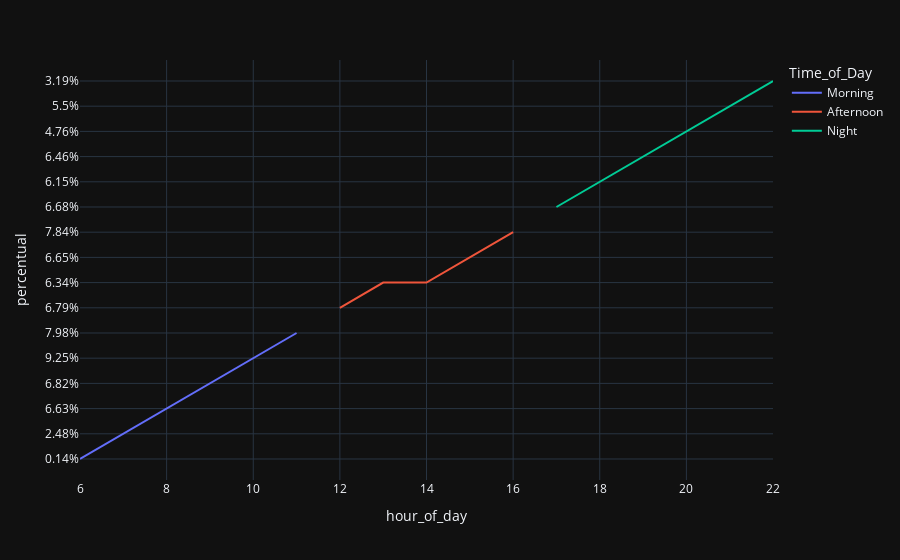

This figure's notebook cell:
### Code cell
df_grafico_hora = px.line(
    df_hora,
    x='hour_of_day',
    y='percentual',
    color='Time_of_Day'
)
df_grafico_hora.show()

### Figure 1 — Plotly figure (JSON) as saved in the notebook; plotly's stock layout.template omitted (floating-point values rounded to 4 significant figures)
{"data": [{"hovertemplate": "Time_of_Day=Morning<br>hour_of_day=%{x}<br>percentual=%{y}<extra></extra>", "legendgroup": "Morning", "line": {"color": "#636efa", "dash": "solid"}, "marker": {"symbol": "circle"}, "mode": "lines", "name": "Morning", "orientation": "h", "showlegend": true, "x": [6, 7, 8, 9, 10, 11], "xaxis": "x", "y": ["0.14%", "2.48%", "6.63%", "6.82%", "9.25%", "7.98%"], "yaxis": "y", "type": "scatter"}, {"hovertemplate": "Time_of_Day=Afternoon<br>hour_of_day=%{x}<br>percentual=%{y}<extra></extra>", "legendgroup": "Afternoon", "line": {"color": "#EF553B", "dash": "solid"}, "marker": {"symbol": "circle"}, "mode": "lines", "name": "Afternoon", "orientation": "h", "showlegend": true, "x": [12, 13, 14, 15, 16], "xaxis": "x", "y": ["6.79%", "6.34%", "6.34%", "6.65%", "7.84%"], "yaxis": "y", "type": "scatter"}, {"hovertemplate": "Time_of_Day=Night<br>hour_of_day=%{x}<br>percentual=%{y}<extra></extra>", "legendgroup": "Night", "line": {"color": "#00cc96", "dash": "solid"}, "marker": {"symbol": "circle"}, "mode": "lines", "name": "Night", "orientation": "h", "showlegend": true, "x": [17, 18, 19, 20, 21, 22], "xaxis": "x", "y": ["6.68%", "6.15%", "6.46%", "4.76%", "5.5%", "3.19%"], "yaxis": "y", "type": "scatter"}], "layout": {"xaxis": {"anchor": "y", "domain": [0.0, 1.0], "title": {"text": "hour_of_day"}}, "yaxis": {"anchor": "x", "domain": [0.0, 1.0], "title": {"text": "percentual"}}, "legend": {"title": {"text": "Time_of_Day"}, "tracegroupgap": 0}, "margin": {"t": 60}}}
